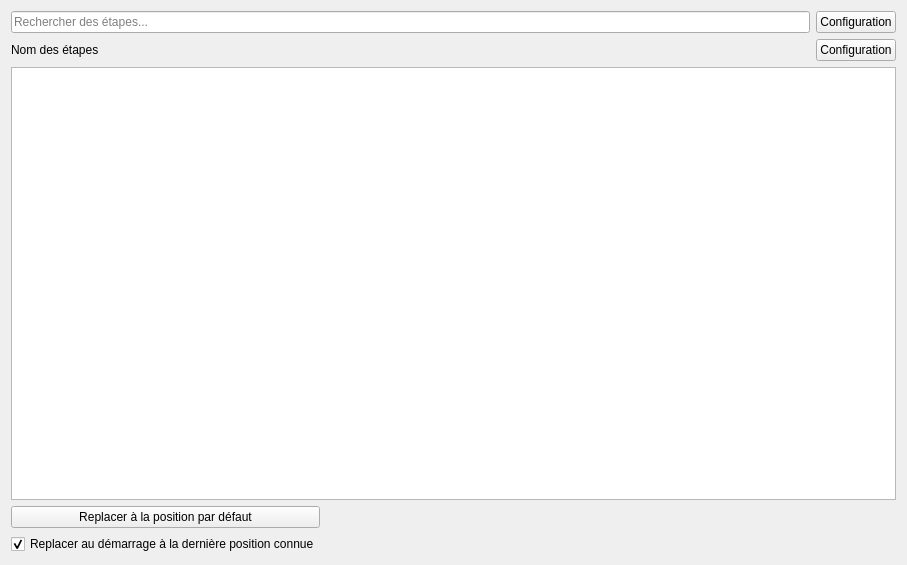
<?xml version="1.0" encoding="UTF-8"?>
<ui version="4.0">
 <class>GStepViewDefault</class>
 <widget class="QWidget" name="GStepViewDefault">
  <property name="geometry">
   <rect>
    <x>0</x>
    <y>0</y>
    <width>907</width>
    <height>565</height>
   </rect>
  </property>
  <property name="windowTitle">
   <string>Form</string>
  </property>
  <layout class="QVBoxLayout" name="verticalLayout">
   <item>
    <layout class="QGridLayout" name="gridLayout">
     <item row="1" column="1">
      <widget class="QPushButton" name="pushButtonConfigStepName">
       <property name="text">
        <string>Configuration</string>
       </property>
      </widget>
     </item>
     <item row="1" column="0">
      <widget class="QLabel" name="label_2">
       <property name="text">
        <string>Nom des étapes</string>
       </property>
      </widget>
     </item>
     <item row="0" column="0">
      <widget class="QLineEdit" name="lineEditSearch">
       <property name="toolTip">
        <string>&lt;html&gt;&lt;head/&gt;&lt;body&gt;&lt;p&gt;Taper du texte pour rechercher une étape. La recherche ne respecte pas la casse.&lt;/p&gt;&lt;p&gt;Vous pouvez si vous le souhaitez utiliser votre propre expression réguilère en tapant tout d'abord &lt;span style=&quot; font-weight:600;&quot;&gt;r:&lt;/span&gt; suivi de votre expression. Si vous ne souhaitez pas utiliser la casse tapez &lt;span style=&quot; font-weight:600;&quot;&gt;i:&lt;/span&gt; après &lt;span style=&quot; font-weight:600;&quot;&gt;r:&lt;/span&gt; puis votre expression régulière. &lt;/p&gt;&lt;p&gt;Exemple simple : &lt;span style=&quot; font-weight:600;&quot;&gt;grilles&lt;/span&gt;&lt;/p&gt;&lt;p&gt;Exemple d'expression régulière : &lt;span style=&quot; font-weight:600;&quot;&gt;r:i:.*grilles.*&lt;/span&gt;&lt;/p&gt;&lt;/body&gt;&lt;/html&gt;</string>
       </property>
       <property name="inputMask">
        <string/>
       </property>
       <property name="text">
        <string/>
       </property>
       <property name="placeholderText">
        <string>Rechercher des étapes...</string>
       </property>
      </widget>
     </item>
     <item row="0" column="1">
      <widget class="QPushButton" name="pushButtonConfigSearch">
       <property name="text">
        <string>Configuration</string>
       </property>
      </widget>
     </item>
    </layout>
   </item>
   <item>
    <widget class="GStepsTreeViewDefault" name="treeView"/>
   </item>
   <item>
    <widget class="QWidget" name="widget" native="true">
     <layout class="QGridLayout" name="gridLayout_2">
      <property name="leftMargin">
       <number>0</number>
      </property>
      <property name="topMargin">
       <number>0</number>
      </property>
      <property name="rightMargin">
       <number>0</number>
      </property>
      <property name="bottomMargin">
       <number>0</number>
      </property>
      <property name="horizontalSpacing">
       <number>0</number>
      </property>
      <item row="1" column="1">
       <spacer name="horizontalSpacer">
        <property name="orientation">
         <enum>Qt::Horizontal</enum>
        </property>
        <property name="sizeHint" stdset="0">
         <size>
          <width>40</width>
          <height>20</height>
         </size>
        </property>
       </spacer>
      </item>
      <item row="1" column="0">
       <widget class="QPushButton" name="pb_replaceDefualt">
        <property name="text">
         <string>Replacer à la position par défaut</string>
        </property>
       </widget>
      </item>
      <item row="2" column="0">
       <widget class="QCheckBox" name="checkBoxShowAtLastPosition">
        <property name="text">
         <string>Replacer au démarrage à la dernière position connue</string>
        </property>
        <property name="checked">
         <bool>true</bool>
        </property>
       </widget>
      </item>
     </layout>
    </widget>
   </item>
  </layout>
 </widget>
 <customwidgets>
  <customwidget>
   <class>GStepsTreeViewDefault</class>
   <extends>QTreeView</extends>
   <header>view/Steps/gstepstreeviewdefault.h</header>
  </customwidget>
 </customwidgets>
 <resources/>
 <connections/>
</ui>
